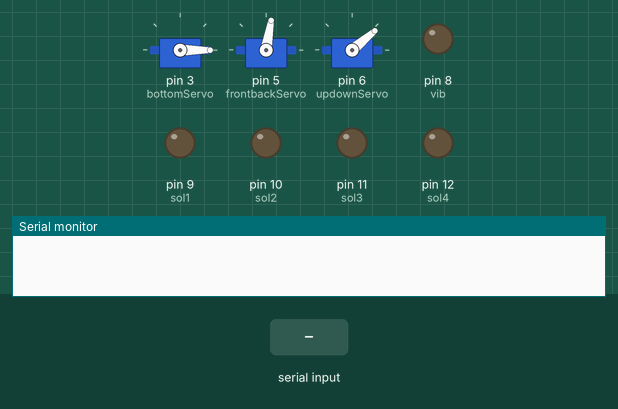
This sketch was run on a simulated Arduino Uno, built with avr-gcc and run on an emulated ATmega328P. Parts: 3 × servo, output pins drawn as LEDs (lit = HIGH), the last lines printed to the serial monitor. The test bench sets the inputs (shaded band).

Above: at 5.7 s.
5.8 s: "e90\n" received over Serial
At 10.0 s:
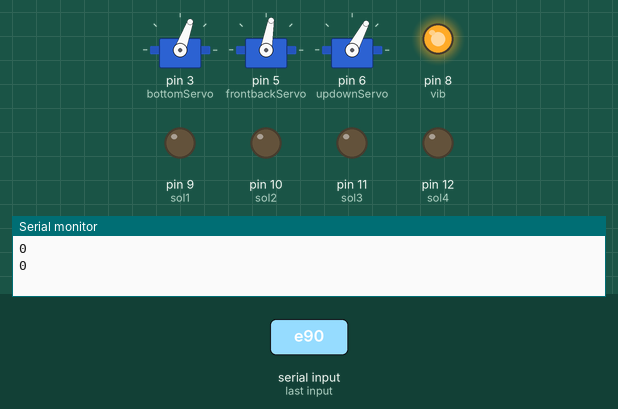
At 11.6 s:
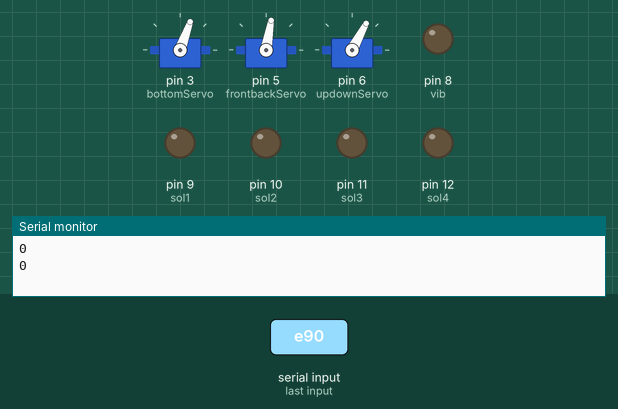
Timing chart, 0 to 17.7 s (numbered marks = the images above; inputs shaded):
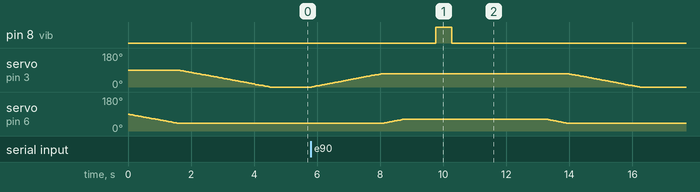

Measured:
- after the input at 5.8 s, pin 8 (vib): LOW → HIGH after 4.0 s, → LOW 0.50 s later; servo on pin 3 (bottomServo): rises from 0° to 70° in 2.2 s, then falls to 0° in 8.2 s; servo on pin 6 (updownServo): rises from 40° to 62° in 0.66 s, then falls to 40° in 5.2 s

The sketch:

foxRobArmSolVib.ino
```cpp
//RobotArmServoの可動範囲(5V 0.3AのDC電源での動作の場合)
//bottomServo:0-150
//frontbackServo:60-120
//updownServo:40-70

#include <VarSpeedServo.h>

VarSpeedServo bottomServo;
VarSpeedServo frontbackServo;
VarSpeedServo updownServo;

#define vib 8
#define sol1 9
#define sol2 10
#define sol3 11
#define sol4 12

char inputKey;  //キーボード入力用の変数
char buf[20];   //Serial通信用バッファの変数
int candyColor;   //砂糖の色(0~3の4通り、0:white,1:red,2:green,3.blue)
int solKnockCount;   //solKnock()でSolenoidが叩く回数
int j = 0;    //Serial通信用のバッファ数

void setup() {
  //RobotArmのServoのピン番号指定
  bottomServo.attach(3);
  frontbackServo.attach(5);
  updownServo.attach(6);

  //frontbackServoは角度固定のためsetup内で角度指定
  frontbackServo.write(80);
  frontbackServo.wait();

  //SolenoidとVibrationのピン設定
  pinMode(vib, OUTPUT);
  pinMode(sol1, OUTPUT);
  pinMode(sol2, OUTPUT);
  pinMode(sol3, OUTPUT);
  pinMode(sol4, OUTPUT);

  Serial.begin(9600);
  moveWaitPos();
}

void loop() {
  if (Serial.available()) {
    buf[j] = Serial.read();
    if (buf[j] == 'e') {
      buf[j] = '\0';

      candyColor = atoi(strtok(buf, ","));
      solKnockCount = atoi(strtok(NULL, ","));

      Serial.println(candyColor);
      Serial.println(solKnockCount);

      switch (candyColor) {
        case 0 :
          moveFillPos();
          delay(1000);
          solKnock(9);
          delay(3000);
          moveWaitPos();
          break;
        case 1 :
          moveFillPos();
          delay(1000);
          solKnock(10);
          delay(3000);
          moveWaitPos();
          break;
        case 2 :
          moveFillPos();
          delay(1000);
          solKnock(11);
          delay(3000);
          moveWaitPos();
          break;
        case 3 :
          moveFillPos();
          delay(1000);
          solKnock(12);
          delay(3000);
          moveWaitPos();
          break;
        default:
          break;
      }
      j = 0;
    }
    else {
      j++;
    }
  }
}

//WaitPositionに戻る関数
void moveWaitPos() {
  updownServo.write(40, 20, true);
  bottomServo.write(0, 20, true);
  bottomServo.wait();
  updownServo.wait();
}

//砂糖FillPositionに戻る関数
void moveFillPos() {
  bottomServo.write(70, 20, true);
  updownServo.write(62, 20, true);
  bottomServo.wait();
  updownServo.wait();
}

//SolenoidとVibrationで砂糖を送り出す関数
void solKnock(int x) {
  digitalWrite(vib, HIGH);  //Vibration回転開始
  delay(500);   //Vibrationに電流を流してから振動し始めるまでの待ち時間
  for (int i = 0; i < solKnockCount; i++) {
    digitalWrite(x, HIGH);
    delay(200);
    digitalWrite(x, LOW);
    delay(10);
  }
  digitalWrite(vib, LOW);   //Vibration回転終了
}


////WaitPositionに戻る関数
//void moveWaitPos() {
//  updownServo.write(40, 20, true);
//  bottomServo.write(50, 20, true);
//  bottomServo.wait();
//  updownServo.wait();
//}
//
////砂糖FillPositionに戻る関数
//void moveFillPos() {
//  updownServo.write(45, 20, true);
//  bottomServo.write(95, 20, true);
//  bottomServo.wait();
//  updownServo.wait();
//}
```
